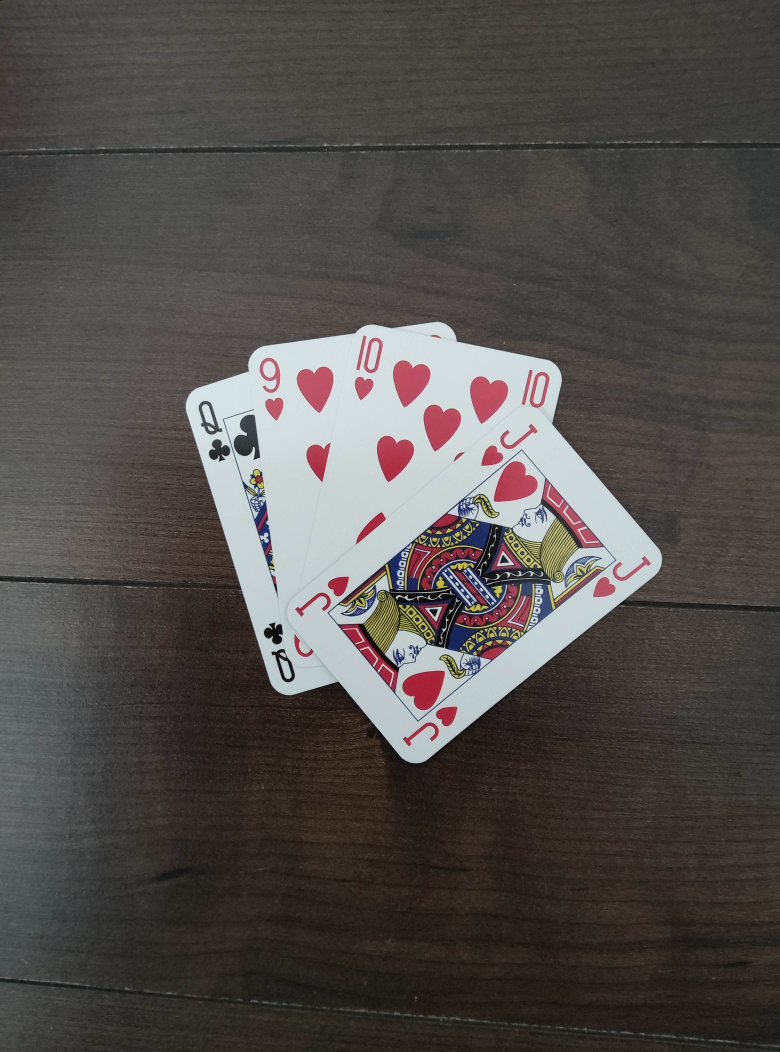
#> input picture artifacts/smoke-corpus-2026-07-29/images/xiaomi-pad-6_jqk_04.jpg, 3120 x 4208 px (shown at 1/4 size)
$ python -i preprocess.py   (imports and definitions only)
#> lines starting #> are read from the running program, lines starting #| are printed output that depends on the picture; after the words box and inside, x2 and y2 are one past the last pixel; in counts of white or black regions, pixels touching at a corner belong together
#!/usr/bin/env python3
"""Generic single-card rectification and corner-index extraction."""

from __future__ import annotations

import argparse
import hashlib
import json
import math
import shutil
from pathlib import Path
from typing import Any

import cv2
import numpy as np
from PIL import Image, ImageOps

HERE = Path(__file__).resolve().parent
DEFAULT_SOURCE = HERE.parent / "generated" / "photo-source"
MAX_WORKING_SIDE = 1400
CARD_RATIO = 1.40
MAX_CANDIDATE_QUADS = 48
LABEL_HASH_WINDOWS = ((36, 40), (40, 44))
LABEL_HASH_CORNERS = ("topLeft", "bottomRight")


# [6 lines left out: function sha256, not called in this run]


def order_quad(points: np.ndarray) -> np.ndarray:
    points = np.asarray(points, dtype=np.float32).reshape(4, 2)
    sums = points.sum(axis=1)
    differences = np.diff(points, axis=1).reshape(-1)
    return np.array(
        [
            points[np.argmin(sums)],
            points[np.argmin(differences)],
            points[np.argmax(sums)],
            points[np.argmax(differences)],
        ],
        dtype=np.float32,
    )


def contour_candidates(image: np.ndarray) -> list[tuple[float, np.ndarray, dict[str, float]]]:
    height, width = image.shape[:2]
    scale = min(1.0, MAX_WORKING_SIDE / max(height, width))
    working = cv2.resize(
        image,
        (round(width * scale), round(height * scale)),
        interpolation=cv2.INTER_AREA,
    )
    gray = cv2.cvtColor(working, cv2.COLOR_RGB2GRAY)
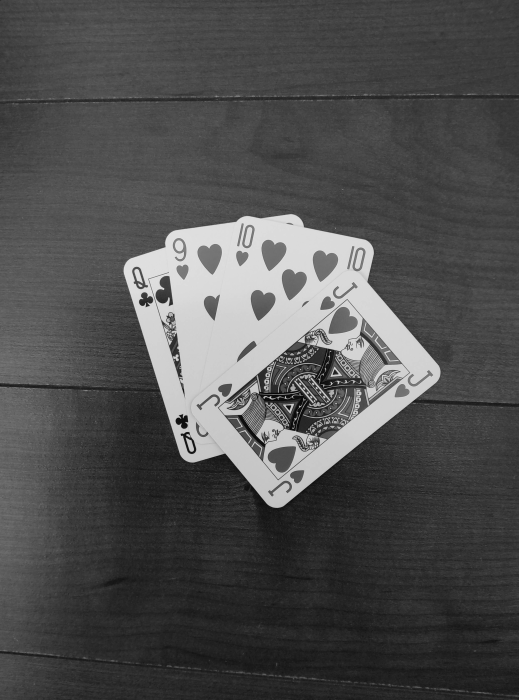
#> gray: shape (1400, 1038) (shown at 1/2 size); min 2, max 233, mean 79
    blurred = cv2.GaussianBlur(gray, (5, 5), 0)
    median = float(np.median(blurred))
#> median = 67
    lower = max(12, int(0.55 * median))
#> lower = 36
    upper = min(245, int(1.35 * median))
#> upper = 90
    edges = cv2.Canny(blurred, lower, upper)
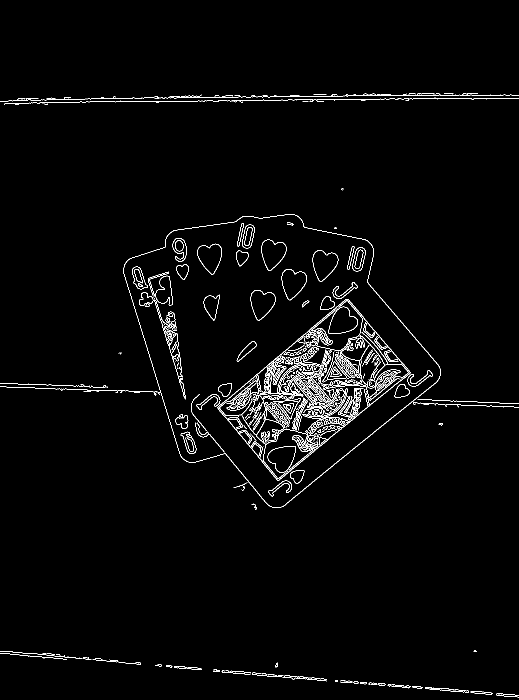
#> edges: shape (1400, 1038) (shown at 1/2 size); 2.1% white in thin lines or dots, all inside (x1, y1, x2, y2) = (0, 186, 1038, 1395)
    kernel = cv2.getStructuringElement(cv2.MORPH_ELLIPSE, (7, 7))
    edges = cv2.morphologyEx(edges, cv2.MORPH_CLOSE, kernel, iterations=2)
#> edges: shape (1400, 1038); 6.4% white; 28 white regions (3 under 20 px), largest, box (x1, y1, x2, y2) and area: (0, 428, 1038, 1016) 73880, (0, 186, 1038, 210) 9891, (694, 492, 732, 543) 1367
    edges = cv2.dilate(edges, kernel, iterations=1)
#> edges: shape (1400, 1038); 9.9% white; 24 white regions, largest, box (x1, y1, x2, y2) and area: (0, 425, 1038, 1019) 104559, (0, 183, 1038, 213) 16135, (667, 1357, 1038, 1400) 3670
    fine_kernel = cv2.getStructuringElement(cv2.MORPH_RECT, (3, 3))
    fine_edges = []
    for lower_factor, upper_factor in ((0.20, 0.65), (0.32, 0.95)):
        fine = cv2.Canny(
            blurred,
            max(8, int(lower_factor * median)),
            max(24, int(upper_factor * median)),
        )
        fine_edges.append(
            cv2.morphologyEx(
                fine,
                cv2.MORPH_CLOSE,
                fine_kernel,
                iterations=1,
            )
        )
#> this loop made 2 passes
#> pass 1, in contour_candidates, `fine = cv2.Canny( blurred, max(8, int(lower_factor * median)), max(24,..`:
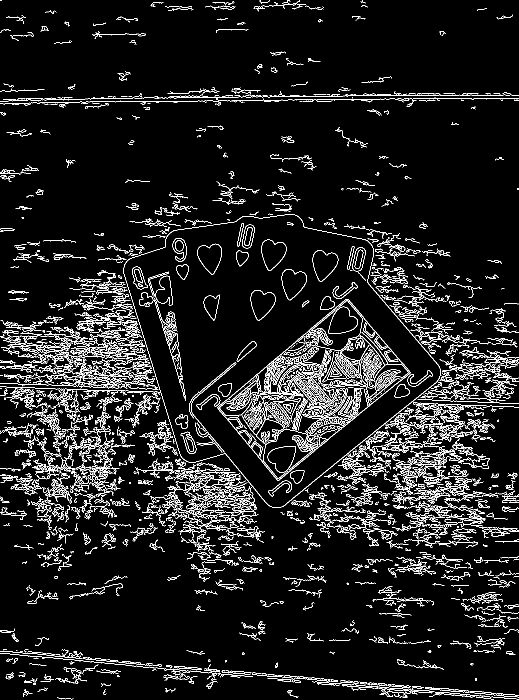
#> fine: shape (1400, 1038) (shown at 1/2 size); 7.5% white in thin lines or dots
#> after the loop, fine_edges = 2 items

    border = np.concatenate(
        [
            working[: max(2, working.shape[0] // 30)].reshape(-1, 3),
            working[-max(2, working.shape[0] // 30) :].reshape(-1, 3),
            working[:, : max(2, working.shape[1] // 30)].reshape(-1, 3),
            working[:, -max(2, working.shape[1] // 30) :].reshape(-1, 3),
        ]
    )
    border_color = np.median(
        cv2.cvtColor(border.reshape(-1, 1, 3), cv2.COLOR_RGB2LAB).reshape(-1, 3),
        axis=0,
    )
#> border_color = [69, 128, 131]
    lab = cv2.cvtColor(working, cv2.COLOR_RGB2LAB).astype(np.float32)
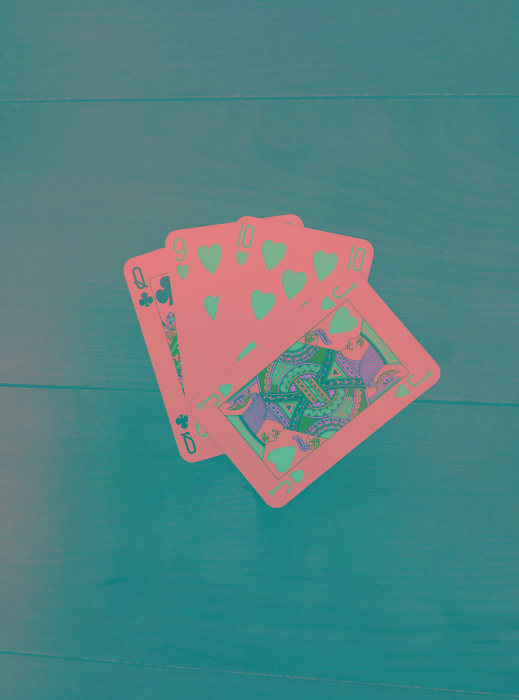
#> lab: shape (1400, 1038, 3) float32 (shown at 1/2 size); mean R, G, B 83.5, 128.9, 128.9
    distance = np.linalg.norm(lab - border_color, axis=2)
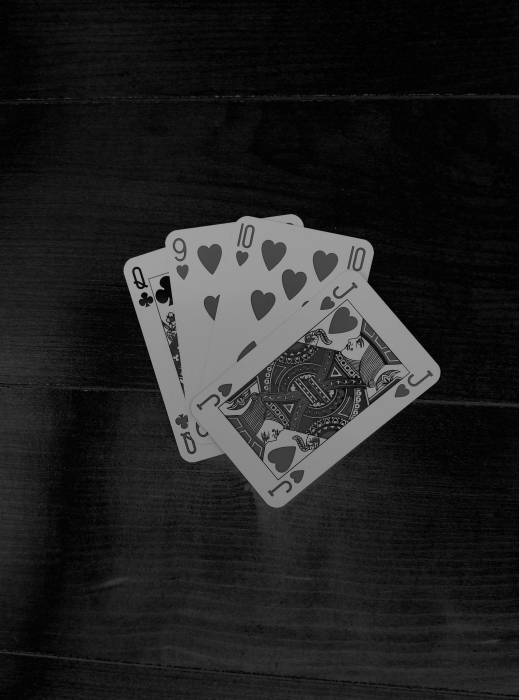
#> distance: shape (1400, 1038) float64 (shown at 1/2 size); min 0, max 167.2, mean 34.3
    color_mask = np.uint8(distance > max(10.0, float(np.percentile(distance, 62)))) * 255
#> color_mask: shape (1400, 1038); 37.8% white; 5867 white regions (5604 under 20 px), largest, box (x1, y1, x2, y2) and area: (0, 428, 1038, 1400) 518515, (171, 1248, 226, 1292) 756, (200, 1294, 265, 1313) 385
    color_mask = cv2.morphologyEx(color_mask, cv2.MORPH_CLOSE, kernel, iterations=3)
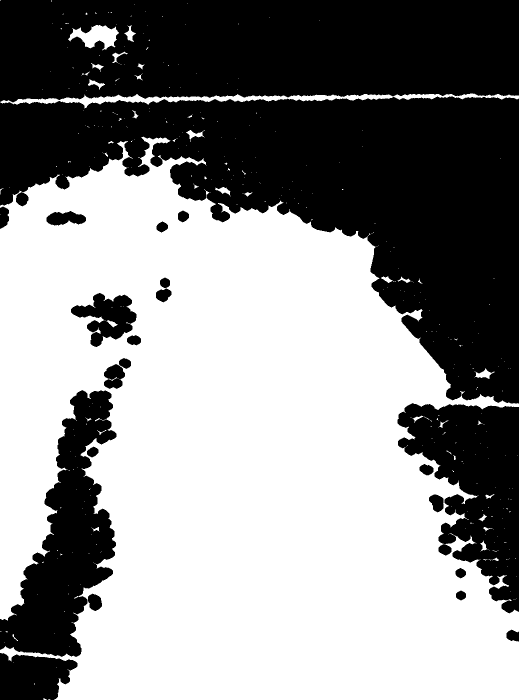
#> color_mask: shape (1400, 1038) (shown at 1/2 size); 56.2% white; 22 black regions, largest, box (x1, y1, x2, y2) and area: (0, 193, 1038, 807) 296358, (0, 0, 1038, 205) 196085, (0, 780, 233, 1314) 58771

    hsv = cv2.cvtColor(working, cv2.COLOR_RGB2HSV)
#> hsv: shape (1400, 1038, 3); mean H, S, V 35.1, 35.9, 83.9
    broad_kernel = cv2.getStructuringElement(cv2.MORPH_ELLIPSE, (15, 15))
    white_masks = []
    for quantile in (50, 58, 78, 88, 90, 92):
        brightness_floor = max(
            105.0, float(np.percentile(hsv[:, :, 2], quantile))
        )
        white_mask = np.uint8(
            (hsv[:, :, 2] >= brightness_floor) & (hsv[:, :, 1] <= 105)
        ) * 255
        white_mask = cv2.morphologyEx(
            white_mask, cv2.MORPH_CLOSE, broad_kernel, iterations=3
        )
        white_mask = cv2.morphologyEx(
            white_mask, cv2.MORPH_OPEN, kernel, iterations=1
        )
        white_masks.append(white_mask)
#> this loop made 6 passes
#> brightness_floor on passes 1 to 6: 105, 105, 105, 182, 204, 209
#> pass 1, in contour_candidates, `white_mask = cv2.morphologyEx( white_mask, cv2.MORPH_OPEN, kernel, ite..`:
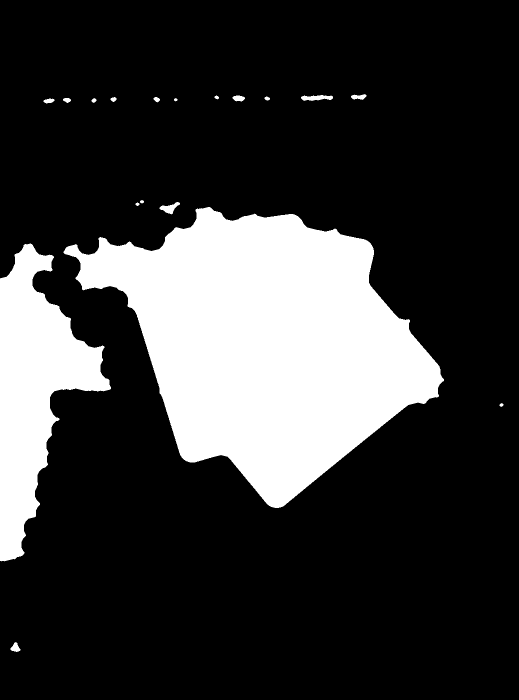
#> white_mask: shape (1400, 1038) (shown at 1/2 size); 21.9% white; 18 white regions
#> after the loop, white_masks = 6 items

    contours: list[np.ndarray] = []
    for mask in (*fine_edges, edges, color_mask, *white_masks):
        found, _ = cv2.findContours(mask, cv2.RETR_LIST, cv2.CHAIN_APPROX_SIMPLE)
        contours.extend(found)
#> this loop made 10 passes
#> after the loop, contours = 3463 contours, 1384 with area under 20; largest, box (x1, y1, x2, y2) and area: (0, 273, 1038, 1400) 813360, (0, 428, 1038, 1131) 391189, (0, 425, 1038, 1019) 249918, (127, 414, 888, 1016) 249662, (127, 414, 888, 1016) 249662

    image_area = float(working.shape[0] * working.shape[1])
    candidates: list[tuple[float, np.ndarray, dict[str, float]]] = []
    for contour in contours:
        contour_area = abs(float(cv2.contourArea(contour)))
        if not 0.015 * image_area <= contour_area <= 0.92 * image_area:
            continue
        rect = cv2.minAreaRect(contour)
        rect_width, rect_height = rect[1]
        if min(rect_width, rect_height) < 36:
            continue
        portrait_ratio = max(rect_width, rect_height) / min(rect_width, rect_height)
        if not 1.18 <= portrait_ratio <= 1.75:
            continue
        rectangle_area = rect_width * rect_height
        rectangularity = min(1.0, contour_area / max(rectangle_area, 1.0))
        if rectangularity < 0.42:
            continue
        area_fraction = rectangle_area / image_area
        if area_fraction >= 0.94:
            continue
        ratio_fit = math.exp(-4.0 * abs(math.log(portrait_ratio / CARD_RATIO)))
        score = area_fraction * (0.35 + 0.65 * rectangularity) * (0.45 + 0.55 * ratio_fit)
        box = cv2.boxPoints(rect) / scale
        candidates.append(
            (
                score,
                order_quad(box),
                {
                    "areaFraction": round(area_fraction, 5),
                    "rectangularity": round(rectangularity, 5),
                    "aspectRatio": round(portrait_ratio, 5),
                    "score": round(score, 6),
                },
            )
        )
#> this loop made 3463 passes
#> contour_area on passes 3, 6, 10: 38, 26, 206.5
#> after the loop, candidates = 6 items
    candidates.sort(key=lambda candidate: candidate[0], reverse=True)
    return candidates


# [665 lines left out: functions warp_card, quad_touches_frame, corner_foreground_diagnostics, diagonal_similarity, estimate_paper_color, semantic_diagnostics and 10 more, not called in this run]


# [2 lines not run here, left out]

>>> import cv2
>>> picture = cv2.cvtColor(cv2.imread('../../../artifacts/smoke-corpus-2026-07-29/images/xiaomi-pad-6_jqk_04.jpg'), cv2.COLOR_BGR2RGB)
>>> result = contour_candidates(picture)
#> result = 6 items
